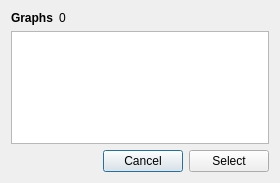
<?xml version="1.0" encoding="UTF-8"?>
<ui version="4.0">
 <class>SelectGraphDialog</class>
 <widget class="QDialog" name="SelectGraphDialog">
  <property name="geometry">
   <rect>
    <x>0</x>
    <y>0</y>
    <width>280</width>
    <height>183</height>
   </rect>
  </property>
  <property name="windowTitle">
   <string>Dialog</string>
  </property>
  <layout class="QVBoxLayout" name="verticalLayout">
   <item>
    <layout class="QHBoxLayout" name="horizontalLayout">
     <item>
      <widget class="QLabel" name="w_label">
       <property name="font">
        <font>
         <bold>true</bold>
        </font>
       </property>
       <property name="text">
        <string>Graphs</string>
       </property>
      </widget>
     </item>
     <item>
      <widget class="QLabel" name="w_count_label">
       <property name="sizePolicy">
        <sizepolicy hsizetype="MinimumExpanding" vsizetype="Preferred">
         <horstretch>0</horstretch>
         <verstretch>0</verstretch>
        </sizepolicy>
       </property>
       <property name="text">
        <string>0</string>
       </property>
      </widget>
     </item>
    </layout>
   </item>
   <item>
    <widget class="QListWidget" name="w_list_widget"/>
   </item>
   <item>
    <layout class="QHBoxLayout" name="horizontalLayout_2">
     <item>
      <spacer name="horizontalSpacer">
       <property name="orientation">
        <enum>Qt::Orientation::Horizontal</enum>
       </property>
       <property name="sizeHint" stdset="0">
        <size>
         <width>40</width>
         <height>20</height>
        </size>
       </property>
      </spacer>
     </item>
     <item>
      <widget class="QPushButton" name="w_cancel_button">
       <property name="text">
        <string>Cancel</string>
       </property>
      </widget>
     </item>
     <item>
      <widget class="QPushButton" name="w_select_button">
       <property name="text">
        <string>Select</string>
       </property>
      </widget>
     </item>
    </layout>
   </item>
  </layout>
 </widget>
 <resources/>
 <connections/>
</ui>
